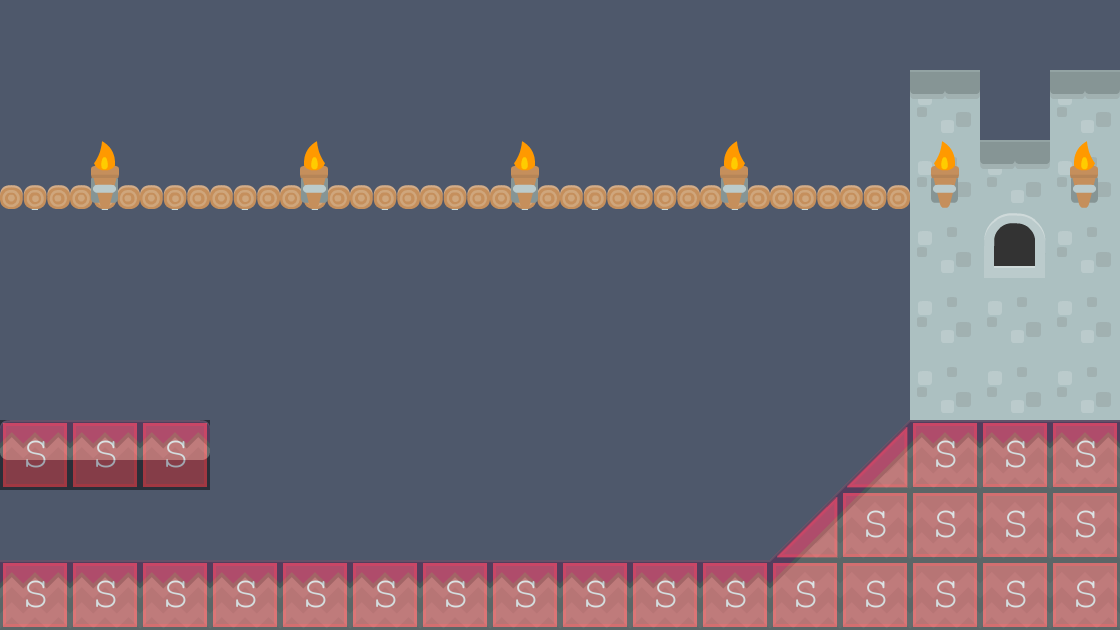

Tiled map render using the project's own tile images. Description and the map definition, with tile-layer contents summarised, below:
An orthogonal 16x9 tile map with 70x70 px tiles, 3 tile layers (bg2, background, collision), 2 tilesets and 4 objects (3x BadGuy, Mushroom).

<map version="1.0" orientation="orthogonal" renderorder="right-down" width="16" height="9" tilewidth="70" tileheight="70" backgroundcolor="#4e586b">
 <tileset firstgid="1" name="background-tiles" tilewidth="70" tileheight="70">
  <image source="../img/background-tiles.png" width="910" height="910" />
 </tileset>
 <tileset firstgid="170" name="meta-tiles" tilewidth="70" tileheight="70">
  <image source="../img/meta-tiles.png" width="350" height="70" />
  <tile id="1">
   <properties>
    <property name="type" value="lslope" />
   </properties>
  </tile>
  <tile id="3">
   <properties>
    <property name="type" value="rslope" />
   </properties>
  </tile>
  <tile id="4">
   <properties>
    <property name="type" value="solid" />
   </properties>
  </tile>
 </tileset>
 <layer name="bg2" width="16" height="9">
  <data>[144 cells, 27 non-empty, 3 distinct tile ids]</data>
 </layer>
 <layer name="background" width="16" height="9">
  <data>[144 cells, 35 non-empty, 10 distinct tile ids]</data>
 </layer>
 <layer name="collision" width="16" height="9" opacity="0.47">
  <data>[144 cells, 28 non-empty, 2 distinct tile ids]</data>
 </layer>
 <objectgroup name="EnemyEntities">
  <object name="BadGuy" x="772.251" y="481.799" width="120" height="64" rotation="-44.7129" />
  <object name="BadGuy" x="431.333" y="491.333" width="266" height="66" />
  <object name="BadGuy" x="592" y="492" width="166" height="68" />
 </objectgroup>
 <objectgroup name="Collectables">
  <object name="Mushroom" x="73.3333" y="350.667" width="61.3333" height="69.3333" />
 </objectgroup>
</map>
